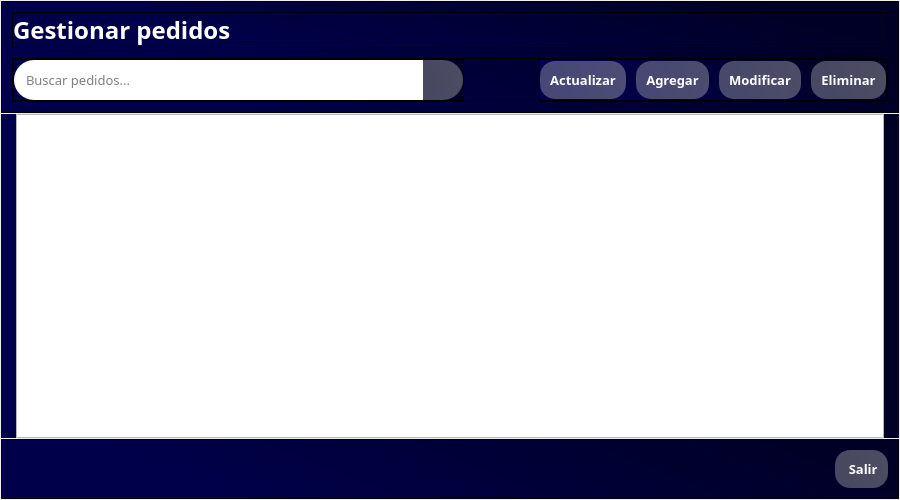
<?xml version="1.0" encoding="UTF-8"?>
<ui version="4.0">
 <class>Dialog</class>
 <widget class="QDialog" name="Dialog">
  <property name="geometry">
   <rect>
    <x>0</x>
    <y>0</y>
    <width>900</width>
    <height>500</height>
   </rect>
  </property>
  <property name="windowTitle">
   <string>Gestionar pedidos</string>
  </property>
  <property name="windowIcon">
   <iconset>
    <normaloff>../icons/book.png</normaloff>../icons/book.png</iconset>
  </property>
  <property name="styleSheet">
   <string notr="true"/>
  </property>
  <property name="modal">
   <bool>true</bool>
  </property>
  <layout class="QHBoxLayout" name="horizontalLayout_7">
   <property name="spacing">
    <number>0</number>
   </property>
   <property name="leftMargin">
    <number>0</number>
   </property>
   <property name="topMargin">
    <number>0</number>
   </property>
   <property name="rightMargin">
    <number>0</number>
   </property>
   <property name="bottomMargin">
    <number>0</number>
   </property>
   <item>
    <widget class="QWidget" name="widget" native="true">
     <property name="styleSheet">
      <string notr="true"/>
     </property>
     <layout class="QVBoxLayout" name="verticalLayout_2" stretch="2,7,1">
      <property name="spacing">
       <number>1</number>
      </property>
      <property name="leftMargin">
       <number>1</number>
      </property>
      <property name="topMargin">
       <number>1</number>
      </property>
      <property name="rightMargin">
       <number>1</number>
      </property>
      <property name="bottomMargin">
       <number>1</number>
      </property>
      <item>
       <widget class="QFrame" name="header">
        <property name="styleSheet">
         <string notr="true">background-color: qlineargradient(spread:pad, x1:1, y1:0.363, x2:0, y2:0.528864, stop:0.0696517 rgba(0, 0, 38, 255), stop:0.81592 rgba(0, 0, 74, 255));</string>
        </property>
        <property name="frameShape">
         <enum>QFrame::StyledPanel</enum>
        </property>
        <property name="frameShadow">
         <enum>QFrame::Raised</enum>
        </property>
        <layout class="QVBoxLayout" name="verticalLayout">
         <property name="spacing">
          <number>10</number>
         </property>
         <property name="leftMargin">
          <number>10</number>
         </property>
         <property name="topMargin">
          <number>10</number>
         </property>
         <property name="rightMargin">
          <number>10</number>
         </property>
         <property name="bottomMargin">
          <number>10</number>
         </property>
         <item>
          <widget class="QFrame" name="tittleFrame">
           <property name="styleSheet">
            <string notr="true">backgorund-color: none;</string>
           </property>
           <property name="frameShape">
            <enum>QFrame::StyledPanel</enum>
           </property>
           <property name="frameShadow">
            <enum>QFrame::Raised</enum>
           </property>
           <layout class="QHBoxLayout" name="horizontalLayout_4">
            <property name="spacing">
             <number>0</number>
            </property>
            <property name="leftMargin">
             <number>0</number>
            </property>
            <property name="topMargin">
             <number>0</number>
            </property>
            <property name="rightMargin">
             <number>0</number>
            </property>
            <property name="bottomMargin">
             <number>0</number>
            </property>
            <item>
             <widget class="QLabel" name="lblTitulo">
              <property name="font">
               <font>
                <family>Candara</family>
                <pointsize>18</pointsize>
                <weight>75</weight>
                <bold>true</bold>
               </font>
              </property>
              <property name="styleSheet">
               <string notr="true">color: rgb(255, 255, 255);</string>
              </property>
              <property name="text">
               <string>Gestionar pedidos</string>
              </property>
             </widget>
            </item>
           </layout>
          </widget>
         </item>
         <item>
          <widget class="QFrame" name="frame">
           <property name="frameShape">
            <enum>QFrame::StyledPanel</enum>
           </property>
           <property name="frameShadow">
            <enum>QFrame::Raised</enum>
           </property>
           <layout class="QHBoxLayout" name="horizontalLayout_5" stretch="6,1,3">
            <property name="spacing">
             <number>0</number>
            </property>
            <property name="leftMargin">
             <number>0</number>
            </property>
            <property name="topMargin">
             <number>0</number>
            </property>
            <property name="rightMargin">
             <number>0</number>
            </property>
            <property name="bottomMargin">
             <number>0</number>
            </property>
            <item>
             <widget class="QFrame" name="searchFrame">
              <property name="styleSheet">
               <string notr="true"/>
              </property>
              <property name="frameShape">
               <enum>QFrame::StyledPanel</enum>
              </property>
              <property name="frameShadow">
               <enum>QFrame::Raised</enum>
              </property>
              <layout class="QHBoxLayout" name="horizontalLayout_2">
               <property name="spacing">
                <number>0</number>
               </property>
               <property name="leftMargin">
                <number>0</number>
               </property>
               <property name="topMargin">
                <number>0</number>
               </property>
               <property name="rightMargin">
                <number>0</number>
               </property>
               <property name="bottomMargin">
                <number>0</number>
               </property>
               <item>
                <widget class="QLineEdit" name="txtBusqueda">
                 <property name="maximumSize">
                  <size>
                   <width>16777215</width>
                   <height>50</height>
                  </size>
                 </property>
                 <property name="font">
                  <font>
                   <family>Candara</family>
                   <pointsize>10</pointsize>
                  </font>
                 </property>
                 <property name="autoFillBackground">
                  <bool>false</bool>
                 </property>
                 <property name="styleSheet">
                  <string notr="true">border-top-left-radius: 20px;
border-bottom-left-radius: 20px;
padding: 10px;
background-color: none;</string>
                 </property>
                 <property name="placeholderText">
                  <string>Buscar pedidos...</string>
                 </property>
                 <property name="clearButtonEnabled">
                  <bool>true</bool>
                 </property>
                </widget>
               </item>
               <item>
                <widget class="QPushButton" name="btnBuscar">
                 <property name="maximumSize">
                  <size>
                   <width>40</width>
                   <height>50</height>
                  </size>
                 </property>
                 <property name="cursor">
                  <cursorShape>PointingHandCursor</cursorShape>
                 </property>
                 <property name="toolTip">
                  <string>Buscar</string>
                 </property>
                 <property name="styleSheet">
                  <string notr="true">QPushButton#btnBuscar{
	background-color: qlineargradient(spread:pad, x1:1, y1:0.363, x2:0, y2:0.528864, stop:0.0696517 rgba(184, 184, 184, 105), stop:0.81592 rgba(195, 195, 195, 94));
	
	color: rgba(255, 255, 255);
	border-top-right-radius: 20px;
	border-bottom-right-radius: 20px;
	padding: 10px;
}

QPushButton#btnBuscar:hover{
	background-color: qlineargradient(spread:pad, x1:1, y1:0.363, x2:0, y2:0.528864, stop:0.0696517 rgba(150, 150, 150, 255), stop:0.81592 rgba(201, 201, 201, 255));
}

QPushButton#btnBuscar:pressed{
	background-color: rgb(173, 173, 173);
}</string>
                 </property>
                 <property name="text">
                  <string/>
                 </property>
                 <property name="icon">
                  <iconset>
                   <normaloff>../icons/search.svg</normaloff>../icons/search.svg</iconset>
                 </property>
                </widget>
               </item>
              </layout>
             </widget>
            </item>
            <item>
             <spacer name="horizontalSpacer_2">
              <property name="orientation">
               <enum>Qt::Horizontal</enum>
              </property>
              <property name="sizeHint" stdset="0">
               <size>
                <width>55</width>
                <height>20</height>
               </size>
              </property>
             </spacer>
            </item>
            <item>
             <widget class="QFrame" name="crudFrame">
              <property name="frameShape">
               <enum>QFrame::StyledPanel</enum>
              </property>
              <property name="frameShadow">
               <enum>QFrame::Raised</enum>
              </property>
              <layout class="QHBoxLayout" name="horizontalLayout_3">
               <property name="spacing">
                <number>10</number>
               </property>
               <property name="leftMargin">
                <number>0</number>
               </property>
               <property name="topMargin">
                <number>0</number>
               </property>
               <property name="rightMargin">
                <number>0</number>
               </property>
               <property name="bottomMargin">
                <number>0</number>
               </property>
               <item>
                <widget class="QPushButton" name="btnActualizar">
                 <property name="font">
                  <font>
                   <family>Candara</family>
                   <pointsize>10</pointsize>
                   <weight>75</weight>
                   <bold>true</bold>
                  </font>
                 </property>
                 <property name="cursor">
                  <cursorShape>PointingHandCursor</cursorShape>
                 </property>
                 <property name="toolTip">
                  <string>Actualizar tabla</string>
                 </property>
                 <property name="styleSheet">
                  <string notr="true">QPushButton#btnActualizar{
	background-color: qlineargradient(spread:pad, x1:1, y1:0.363, x2:0, y2:0.528864, stop:0.0696517 rgba(184, 184, 184, 105), stop:0.81592 rgba(195, 195, 195, 94));
	
	color: rgba(255, 255, 255);
	border-radius: 15px;
	padding: 10px;
}

QPushButton#btnActualizar:hover{
	background-color: qlineargradient(spread:pad, x1:1, y1:0.363, x2:0, y2:0.528864, stop:0.0696517 rgba(150, 150, 150, 255), stop:0.81592 rgba(201, 201, 201, 255));
}

QPushButton#btnActualizar:pressed{
	background-color: rgb(173, 173, 173);
}</string>
                 </property>
                 <property name="text">
                  <string>Actualizar</string>
                 </property>
                 <property name="icon">
                  <iconset>
                   <normaloff>../icons/update.svg</normaloff>../icons/update.svg</iconset>
                 </property>
                </widget>
               </item>
               <item>
                <widget class="QPushButton" name="btnAgregar">
                 <property name="font">
                  <font>
                   <family>Candara</family>
                   <pointsize>10</pointsize>
                   <weight>75</weight>
                   <bold>true</bold>
                  </font>
                 </property>
                 <property name="cursor">
                  <cursorShape>PointingHandCursor</cursorShape>
                 </property>
                 <property name="toolTip">
                  <string>Agregar autor</string>
                 </property>
                 <property name="styleSheet">
                  <string notr="true">QPushButton#btnAgregar{
	background-color: qlineargradient(spread:pad, x1:1, y1:0.363, x2:0, y2:0.528864, stop:0.0696517 rgba(184, 184, 184, 105), stop:0.81592 rgba(195, 195, 195, 94));
	
	
	color: rgb(255, 255, 255);
	border-radius: 15px;
	padding: 10px;
}

QPushButton#btnAgregar:hover{
	background-color: qlineargradient(spread:pad, x1:1, y1:0.363, x2:0, y2:0.528864, stop:0.0696517 rgba(150, 150, 150, 255), stop:0.81592 rgba(201, 201, 201, 255));
}

QPushButton#btnAgregar:pressed{
	background-color: rgb(173, 173, 173);
}</string>
                 </property>
                 <property name="text">
                  <string>Agregar</string>
                 </property>
                 <property name="icon">
                  <iconset>
                   <normaloff>../icons/addOrder.svg</normaloff>../icons/addOrder.svg</iconset>
                 </property>
                </widget>
               </item>
               <item>
                <widget class="QPushButton" name="btnModificar">
                 <property name="font">
                  <font>
                   <family>Candara</family>
                   <pointsize>10</pointsize>
                   <weight>75</weight>
                   <bold>true</bold>
                  </font>
                 </property>
                 <property name="cursor">
                  <cursorShape>PointingHandCursor</cursorShape>
                 </property>
                 <property name="toolTip">
                  <string>Modificar datos del autor</string>
                 </property>
                 <property name="styleSheet">
                  <string notr="true">QPushButton#btnModificar{
	background-color: qlineargradient(spread:pad, x1:1, y1:0.363, x2:0, y2:0.528864, stop:0.0696517 rgba(184, 184, 184, 105), stop:0.81592 rgba(195, 195, 195, 94));
	
	
	color: rgb(255, 255, 255);
	border-radius: 15px;
	padding: 10px;
}

QPushButton#btnModificar:hover{
	background-color: qlineargradient(spread:pad, x1:1, y1:0.363, x2:0, y2:0.528864, stop:0.0696517 rgba(150, 150, 150, 255), stop:0.81592 rgba(201, 201, 201, 255));
}

QPushButton#btnModificar:pressed{
	background-color: qlineargradient(spread:pad, x1:1, y1:0.363, x2:0, y2:0.528864, stop:0.0696517 rgba(255, 255, 255, 142), stop:0.810945 rgba(255, 255, 255, 134));
}

QPushButton#btnModificar:disabled{
	background-color: qlineargradient(spread:pad, x1:1, y1:0.363, x2:0, y2:0.528864, stop:0.0696517 rgba(255, 255, 255, 192), stop:0.810945 rgba(255, 255, 255, 186));
}</string>
                 </property>
                 <property name="text">
                  <string>Modificar</string>
                 </property>
                 <property name="icon">
                  <iconset>
                   <normaloff>../icons/edit.svg</normaloff>../icons/edit.svg</iconset>
                 </property>
                </widget>
               </item>
               <item>
                <widget class="QPushButton" name="btnEliminar">
                 <property name="font">
                  <font>
                   <family>Candara</family>
                   <pointsize>10</pointsize>
                   <weight>75</weight>
                   <bold>true</bold>
                  </font>
                 </property>
                 <property name="cursor">
                  <cursorShape>PointingHandCursor</cursorShape>
                 </property>
                 <property name="toolTip">
                  <string>Eliminar autor</string>
                 </property>
                 <property name="styleSheet">
                  <string notr="true">QPushButton#btnEliminar{
	background-color: qlineargradient(spread:pad, x1:1, y1:0.363, x2:0, y2:0.528864, stop:0.0696517 rgba(184, 184, 184, 105), stop:0.81592 rgba(195, 195, 195, 94));
	
	
	color: rgb(255, 255, 255);
	border-radius: 15px;
	padding: 10px;
}

QPushButton#btnEliminar:hover{
	background-color: qlineargradient(spread:pad, x1:1, y1:0.363, x2:0, y2:0.528864, stop:0.0696517 rgba(150, 150, 150, 255), stop:0.81592 rgba(201, 201, 201, 255));
}

QPushButton#btnEliminar:pressed{
	background-color: qlineargradient(spread:pad, x1:1, y1:0.363, x2:0, y2:0.528864, stop:0.0696517 rgba(255, 255, 255, 142), stop:0.810945 rgba(255, 255, 255, 134));
}

QPushButton#btnEliminar:disabled{
	background-color: qlineargradient(spread:pad, x1:1, y1:0.363, x2:0, y2:0.528864, stop:0.0696517 rgba(255, 255, 255, 192), stop:0.810945 rgba(255, 255, 255, 186));
}</string>
                 </property>
                 <property name="text">
                  <string>Eliminar</string>
                 </property>
                 <property name="icon">
                  <iconset>
                   <normaloff>../icons/deleteOrder.svg</normaloff>../icons/deleteOrder.svg</iconset>
                 </property>
                </widget>
               </item>
              </layout>
             </widget>
            </item>
           </layout>
          </widget>
         </item>
        </layout>
       </widget>
      </item>
      <item>
       <widget class="QWidget" name="content" native="true">
        <property name="styleSheet">
         <string notr="true">background-color: qlineargradient(spread:pad, x1:1, y1:0.363, x2:0, y2:0.528864, stop:0.0696517 rgba(0, 0, 38, 255), stop:0.81592 rgba(0, 0, 74, 255));</string>
        </property>
        <layout class="QHBoxLayout" name="horizontalLayout">
         <property name="spacing">
          <number>0</number>
         </property>
         <property name="leftMargin">
          <number>15</number>
         </property>
         <property name="topMargin">
          <number>0</number>
         </property>
         <property name="rightMargin">
          <number>15</number>
         </property>
         <property name="bottomMargin">
          <number>0</number>
         </property>
         <item>
          <widget class="QTableWidget" name="tblPedidos">
           <property name="cursor" stdset="0">
            <cursorShape>ArrowCursor</cursorShape>
           </property>
           <property name="styleSheet">
            <string notr="true">background-color: none;</string>
           </property>
           <property name="selectionMode">
            <enum>QAbstractItemView::SingleSelection</enum>
           </property>
           <property name="selectionBehavior">
            <enum>QAbstractItemView::SelectRows</enum>
           </property>
          </widget>
         </item>
        </layout>
       </widget>
      </item>
      <item>
       <widget class="QFrame" name="footer">
        <property name="styleSheet">
         <string notr="true">background-color: qlineargradient(spread:pad, x1:1, y1:0.363, x2:0, y2:0.528864, stop:0.0696517 rgba(0, 0, 38, 255), stop:0.81592 rgba(0, 0, 74, 255));</string>
        </property>
        <property name="frameShape">
         <enum>QFrame::StyledPanel</enum>
        </property>
        <property name="frameShadow">
         <enum>QFrame::Raised</enum>
        </property>
        <layout class="QHBoxLayout" name="horizontalLayout_6">
         <property name="spacing">
          <number>0</number>
         </property>
         <property name="leftMargin">
          <number>10</number>
         </property>
         <property name="topMargin">
          <number>10</number>
         </property>
         <property name="rightMargin">
          <number>10</number>
         </property>
         <property name="bottomMargin">
          <number>10</number>
         </property>
         <item>
          <spacer name="horizontalSpacer">
           <property name="orientation">
            <enum>Qt::Horizontal</enum>
           </property>
           <property name="sizeHint" stdset="0">
            <size>
             <width>793</width>
             <height>20</height>
            </size>
           </property>
          </spacer>
         </item>
         <item>
          <widget class="QPushButton" name="btnSalir">
           <property name="maximumSize">
            <size>
             <width>16777215</width>
             <height>50</height>
            </size>
           </property>
           <property name="font">
            <font>
             <family>Candara</family>
             <pointsize>10</pointsize>
             <weight>75</weight>
             <bold>true</bold>
            </font>
           </property>
           <property name="cursor">
            <cursorShape>PointingHandCursor</cursorShape>
           </property>
           <property name="toolTip">
            <string>Salir</string>
           </property>
           <property name="styleSheet">
            <string notr="true">QPushButton#btnSalir{
	background-color: qlineargradient(spread:pad, x1:1, y1:0.363, x2:0, y2:0.528864, stop:0.0696517 rgba(184, 184, 184, 105), stop:0.81592 rgba(195, 195, 195, 94));
	
	color: rgba(255, 255, 255);
	border-radius: 15px;
	padding: 10px;
}

QPushButton#btnSalir:hover{
	background-color: qlineargradient(spread:pad, x1:1, y1:0.363, x2:0, y2:0.528864, stop:0.0696517 rgba(150, 150, 150, 255), stop:0.81592 rgba(201, 201, 201, 255));
}

QPushButton#btnSalir:pressed{
	background-color: rgb(173, 173, 173);
}</string>
           </property>
           <property name="text">
            <string> Salir</string>
           </property>
           <property name="icon">
            <iconset>
             <normaloff>../icons/logout.svg</normaloff>../icons/logout.svg</iconset>
           </property>
          </widget>
         </item>
        </layout>
       </widget>
      </item>
     </layout>
    </widget>
   </item>
  </layout>
 </widget>
 <resources/>
 <connections/>
</ui>
